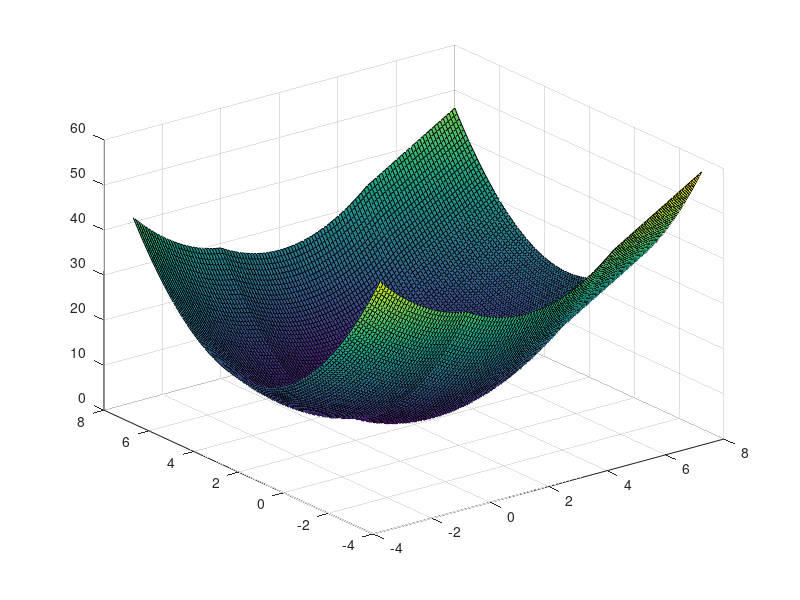

This chart was generated by the following MATLAB code: (Note: this script raises an error after producing the figure.)
[x,y] = meshgrid(-3:0.1:8,-3:0.1:8);
z = -(x.^2 - 4*x+13+y.^2-6*y);


for i= 1:size(z,1)
    for j = 1:size(z,2)
        
        if (x(i,j)<0)
            z(i,j) = x(i,j)^2-x(i,j)+y(i,j)^2-6*y(i,j)+13;
        else
            if (x(i,j)<5)
                z(i,j) = x(i,j)^2-4*x(i,j)+y(i,j)^2-6*y(i,j)+13;
            else
                z(i,j) = 4*x(i,j)-2+y(i,j)^2-6*y(i,j);
            end            
        end                      
    end
end
h = surf(x,y,z)
z_1 = x_1;
for i=1:size(x_1,1)
    if (x_1(i,:)<0)
            z_1(i,:) = x_1(i,:)^2-x_1(i,:)+x_2(i,:)^2-6*x_2(i,:)+13-0.7;
    else
        if (x_1(i,:)<5)
            z_1(i,:) = x_1(i,:)^2-4*x_1(i,:)+x_2(i,:)^2-6*x_2(i,:)+13-0.7;
        else
            z_1(i,:) = 4*x_1(i,:)-2+x_2(i,:)^2-6*x_2(i,:)-0.7;
        end            
    end    
end

line(x_1,x_2,z_1,'Color','yellow','LineWidth',2);
%line(x(:,31),y(:,31),-z(:,31),'Color','red','LineWidth',2);